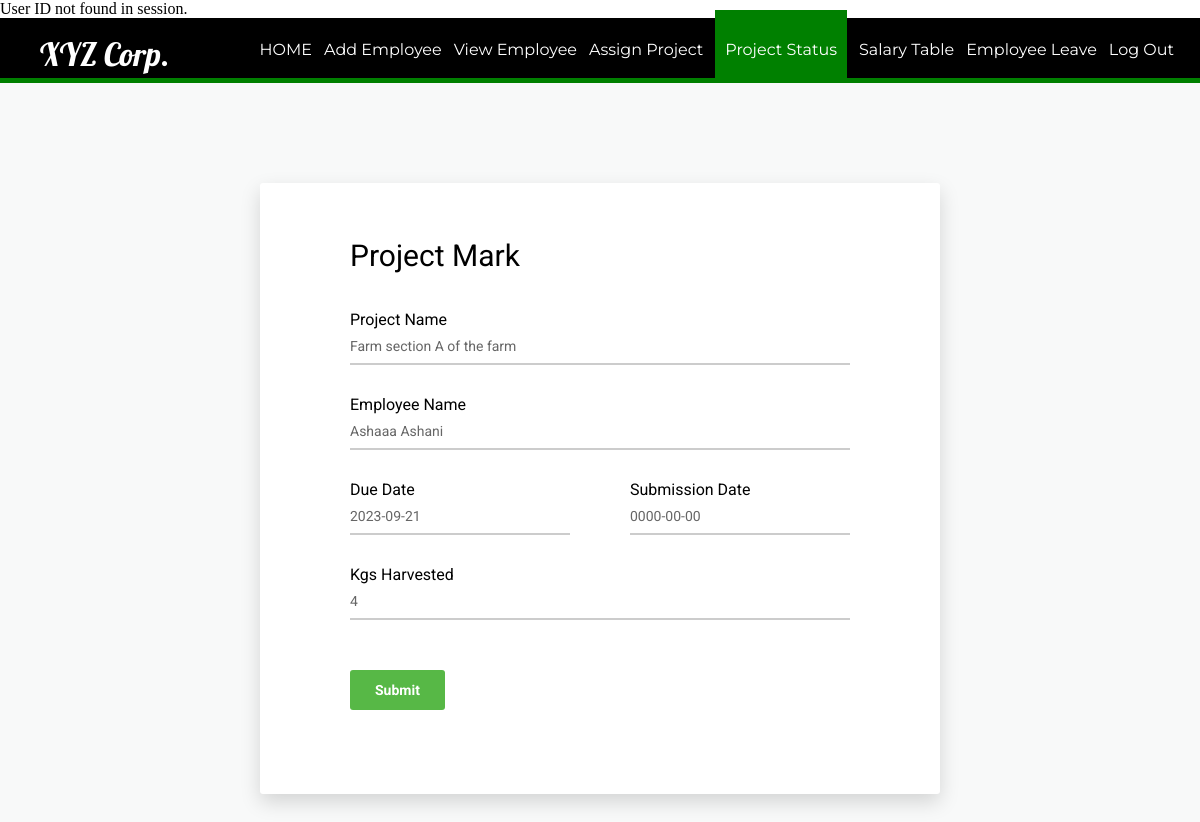
Page /mark.php?id=133&pid=237 on the committed database.
### tables this page shows
CREATE TABLE `project` (
  `pid` int(11) NOT NULL,
  `eid` int(11) DEFAULT NULL,
  `pname` varchar(100) DEFAULT NULL,
  `duedate` date DEFAULT NULL,
  `subdate` date DEFAULT '0000-00-00',
  `mark` int(11) NOT NULL,
  `status` varchar(50) DEFAULT NULL
);

CREATE TABLE `employee` (
  `id` int(11) NOT NULL,
  `firstName` varchar(100) NOT NULL,
  `lastName` varchar(100) NOT NULL,
  `email` varchar(100) NOT NULL,
  `password` text NOT NULL,
  `birthday` date NOT NULL,
  `gender` varchar(10) NOT NULL,
  `contact` varchar(20) NOT NULL,
  `address` varchar(100) DEFAULT NULL,
  `dept` varchar(100) NOT NULL,
  `pic` text NOT NULL
);

### mark.php (the view, shortened to what this page needs)
<?php
require_once('process/dbh.php');
$id = isset($_GET['id']) ? $_GET['id'] : '';
$pid = isset($_GET['pid']) ? $_GET['pid'] : '';
$sql1 = "SELECT pid, project.eid, project.pname, project.duedate, project.subdate, project.mark, rank.points, employee.firstName, employee.lastName, salary.base, salary.bonus, salary.total
         FROM project
         JOIN rank ON project.eid = rank.eid
         JOIN employee ON project.eid = employee.id
         JOIN salary ON project.eid = salary.id
         WHERE project.eid = $id AND project.pid = $pid";
$result1 = mysqli_query($conn, $sql1);
if ($result1) {
    $res = mysqli_fetch_assoc($result1);
    $pname = $res['pname'];
    $duedate = $res['duedate'];
    $subdate = $res['subdate'];
    $firstName = $res['firstName'];
    $lastName = $res['lastName'];
    $mark = $res['mark'];
}
?>
<html>
<head>
    <link href="vendor/mdi-font/css/material-design-iconic-font.min.css" rel="stylesheet" media="all">
    <link href="vendor/font-awesome-4.7/css/font-awesome.min.css" rel="stylesheet" media="all">
    <link href="vendor/select2/select2.min.css" rel="stylesheet" media="all">
    <link href="vendor/datepicker/daterangepicker.css" rel="stylesheet" media="all">
    <link href="css/main.css" rel="stylesheet" media="all">
</head>
<body>
  <header>
    <nav>
      <h1>XYZ Corp.</h1>
      <ul id="navli">
        <li><a class="homeblack" href="aloginwel.php">HOME</a></li>
        <li><a class="homeblack" href="addemp.php">Add Employee</a></li>
        <li><a class="homeblack" href="viewemp.php">View Employee</a></li>
        <li><a class="homeblack" href="assign.php">Assign Project</a></li>
        <li><a class="homered" href="assignproject.php">Project Status</a></li>
        <li><a class="homeblack" href="salaryemp.php">Salary Table</a></li>
        <li><a class="homeblack" href="empleave.php">Employee Leave</a></li>
        <li><a class="homeblack" href="alogin.html">Log Out</a></li>
      </ul>
    </nav>
  </header>
  <div class="divider"></div>
  <div class="page-wrapper bg-blue p-t-100 p-b-100 font-robo">
        <div class="wrapper wrapper--w680">
            <div class="card card-1">
                <div class="card-body">
                    <h2 class="title">Project Mark</h2>
                    <form id = "registration" action="mark.php" method="POST">
                        <div class="input-group">
                          <p>Project Name</p>
                            <input class="input--style-1" type="text"  name="pname" value="<?php echo $pname;?>" readonly>
                        </div>
                        <div class="input-group">
                          <p>Employee Name</p>
                            <input class="input--style-1" type="text" name="firstName" value="<?php echo $firstName;?> <?php echo $lastName;?>" readonly>
                        </div>
                        <div class="row row-space">
                            <div class="col-2">
                                <div class="input-group">
                                  <p>Due Date</p>
                                     <input class="input--style-1" type="text" name="duedate" value="<?php echo $duedate;?>" readonly>
                                </div>
                            </div>
                            <div class="col-2">
                                <div class="input-group">
                                  <p>Submission Date</p>
                                    <input class="input--style-1" type="text"  name="subdate" value="<?php echo $subdate;?>" readonly>
                                </div>
                            </div>
                        </div>
                        <div class="input-group">
                          <p>Kgs Harvested</p>
                            <input class="input--style-1" type="text"  name="mark" value="<?php echo $mark;?>">
                        </div>
                        <div class="p-t-20">
                            <button class="btn btn--radius btn--green" type="submit" name="update">Submit</button>
                        </div>
                    </form>
                    <br>
                </div>
            </div>
        </div>
    </div>
</body>
</html>

### css/main.css (style rules this page uses)
body { margin: 0px; }
header { background: black; color: white; padding: 16px 20px 6px 40px; height: 60px; }
header h1 { display: inline; font-family: "Lobster", cursive; font-weight: 400; font-size: 32px; float: left; margin-top: 0px; margin-right: 10px; }
nav ul { display: inline; padding: 6px; float: right; }
nav ul li { display: inline-block; list-style-type: none; color: white; float: left; margin-left: 12px; }
nav ul li a { color: white; text-decoration: none; }
#navli { font-family: "Montserrat", sans-serif; }
.homered { background-color: green; padding: 30px 10px 22px 10px; }
.divider { background-color: green; height: 5px; }
.font-robo { font-family: "Roboto", "Arial", "Helvetica Neue", sans-serif; }
.row { display: -webkit-box; display: -webkit-flex; display: -moz-box; display: -ms-flexbox; display: flex; -webkit-flex-wrap: wrap; -ms-flex-wrap: wrap; flex-wrap: wrap; }
.row-space { -webkit-box-pack: justify; -webkit-justify-content: space-between; -moz-box-pack: justify; -ms-flex-pack: justify; justify-content: space-between; }
.col-2 { width: -webkit-calc((100% - 60px) / 2); width: -moz-calc((100% - 60px) / 2); width: calc((100% - 60px) / 2); }
html { -webkit-box-sizing: border-box; -moz-box-sizing: border-box; box-sizing: border-box; }
* { padding: 0; margin: 0; }
*, *:before, *:after { -webkit-box-sizing: inherit; -moz-box-sizing: inherit; box-sizing: inherit; }
h2, h3, h4, h5, h6, blockquote, p, pre, dl, dd, ol, ul, figure, hr, fieldset, legend { margin: 0; padding: 0; }
button { outline: none; background: none; border: none; }
.page-wrapper { min-height: 100vh; }
h1, h2, h3, h4, h5, h6 { font-weight: 400; }
h1 { font-size: 36px; }
h2 { font-size: 30px; }
.bg-blue { background: #f8f9f9; }
.p-t-100 { padding-top: 100px; }
.p-t-20 { padding-top: 20px; }
.p-b-100 { padding-bottom: 100px; }
.wrapper { margin: 0 auto; }
.wrapper--w680 { max-width: 680px; }
.btn { line-height: 40px; display: inline-block; padding: 0 25px; cursor: pointer; font-family: "Roboto", "Arial", "Helvetica Neue", sans-serif; color: #fff; -webkit-transition: all 0.4s ease; -o-transition: all 0.4s ease; -moz-transition: all 0.4s ease; transition: all 0.4s ease; font-size: 14px; font-weight: 700; }
.btn--radius { -webkit-border-radius: 3px; -moz-border-radius: 3px; border-radius: 3px; }
.btn--green { background: #57b846; }
input { outline: none; margin: 0; border: none; -webkit-box-shadow: none; -moz-box-shadow: none; box-shadow: none; width: 100%; font-size: 14px; font-family: inherit; }
.input-group { position: relative; margin-bottom: 30px; border-bottom: 2px solid #ccc; }
.input--style-1 { padding: 9px 0; color: #666; }
.title { margin-bottom: 37px; }
.card { overflow: hidden; -webkit-border-radius: 3px; -moz-border-radius: 3px; border-radius: 3px; background: #fff; }
.card-1 { -webkit-box-shadow: 0px 8px 20px 0px rgba(0, 0, 0, 0.15); -moz-box-shadow: 0px 8px 20px 0px rgba(0, 0, 0, 0.15); box-shadow: 0px 8px 20px 0px rgba(0, 0, 0, 0.15); }
.card-1 .card-body { padding: 0 90px; padding-top: 55px; padding-bottom: 65px; }

### rows in the picture
project: pname "Farm section A of the farm", firstName "Ashaaa Ashani", duedate "2023-09-21", subdate "0000-00-00", mark "4"
